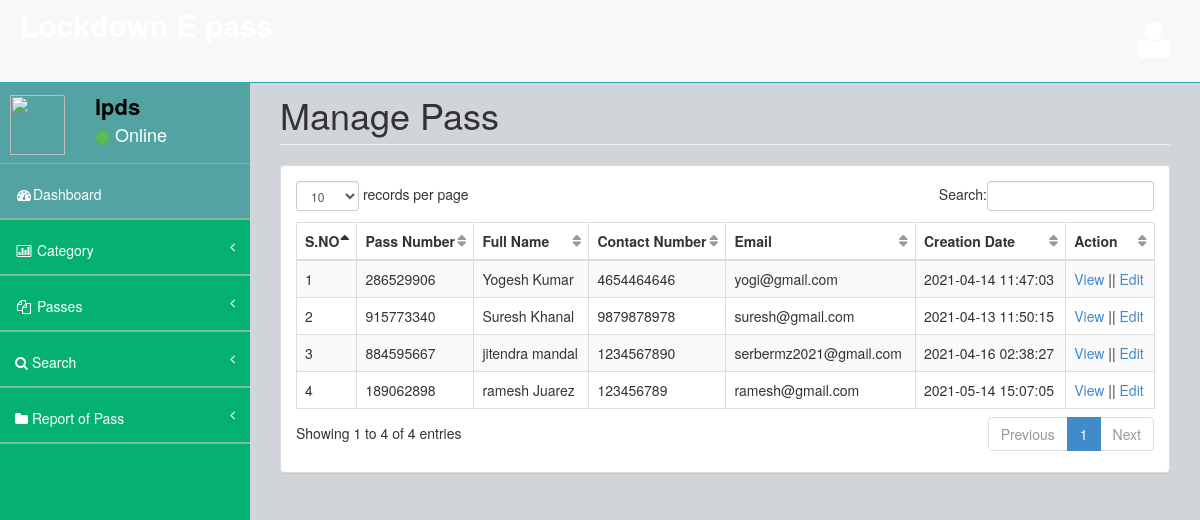
Page /admin/manage-pass.php (signed in) on the committed database.
### tables this page shows
CREATE TABLE `tblpass` (
    `ID` int(10) NOT NULL,
    `PassNumber` varchar(200) DEFAULT NULL,
    `FullName` varchar(200) DEFAULT NULL,
    `ContactNumber` bigint(10) DEFAULT NULL,
    `Email` varchar(200) DEFAULT NULL,
    `IdentityType` varchar(200) DEFAULT NULL,
    `IdentityCardno` varchar(200) DEFAULT NULL,
    `Category` varchar(100) DEFAULT NULL,
    `FromDate` varchar(200) DEFAULT NULL,
    `ToDate` varchar(200) DEFAULT NULL,
    `PasscreationDate` timestamp NULL DEFAULT current_timestamp()
  );

### admin/manage-pass.php (the view, shortened to what this page needs)
<?php
include('includes/dbconnection.php');
if (strlen($_SESSION['cpmsaid']==0)) {
  header('location:logout.php');
  } else{
  ?>
<!DOCTYPE html>
<html>
<head>
    <link href="assets/plugins/bootstrap/bootstrap.css" rel="stylesheet" />
    <link href="assets/font-awesome/css/font-awesome.css" rel="stylesheet" />
    <link href="assets/plugins/pace/pace-theme-big-counter.css" rel="stylesheet" />
  <link href="assets/css/style.css" rel="stylesheet" />
      <link href="assets/css/main-style.css" rel="stylesheet" />
    <link href="assets/plugins/dataTables/dataTables.bootstrap.css" rel="stylesheet" />
</head>
<body>
    <div id="wrapper">
       <?php include_once('includes/header.php');?>
        <?php include_once('includes/sidebar.php');?>
        <div id="page-wrapper">
            <div class="row">
                <div class="col-lg-12">
                    <h1 class="page-header">Manage Pass</h1>
                </div>
            </div>
            <div class="row">
                <div class="col-lg-12">
                    <div class="panel panel-default">
                        <div class="panel-body">
                            <div class="table-responsive">
                                <table class="table table-striped table-bordered table-hover" id="dataTables-example">
                                    <thead>
                                        <tr>
                                            <th>S.NO</th>
                                           <th>Pass Number</th>
                                            <th>Full Name</th>
                                            <th>Contact Number</th>
                                            <th>Email</th>
                                            <th>Creation Date</th>
                                            <th>Action</th>
                                        </tr>
                                    </thead>
                                    <tbody>
                                        <?php
$sql="SELECT * from tblpass";
$query = $dbh -> prepare($sql);
$query->execute();
$results=$query->fetchAll(PDO::FETCH_OBJ);
$cnt=1;
if($query->rowCount() > 0)
{
foreach($results as $row)
{               ?>
                                       <tr>
                  <td><?php echo htmlentities($cnt);?></td>
                  <td><?php  echo htmlentities($row->PassNumber);?></td>
                  <td><?php  echo htmlentities($row->FullName);?></td>
                  <td><?php  echo htmlentities($row->ContactNumber);?></td>
                  <td><?php  echo htmlentities($row->Email);?></td>
                  <td><?php  echo htmlentities($row->PasscreationDate);?></td>
                  <td><a href="view-pass-detail.php?viewid=<?php echo htmlentities ($row->ID);?>">View</a>  ||  <a href="edit-pass-detail.php?editid=<?php echo htmlentities ($row->ID);?>">Edit</a></td>
                </tr>
               <?php $cnt=$cnt+1;}} ?>
                                    </tbody>
                                </table>
                            </div>
                        </div>
                    </div>
                </div>
            </div>
        </div>
    </div>
</body>
</html>
<?php }  ?>

### admin/includes/sidebar.php (shortened to what this page needs)
<?php
include('includes/dbconnection.php');
?>
        <nav class="navbar-default navbar-static-side" role="navigation">
            <div class="sidebar-collapse">
                <ul class="nav" id="side-menu">
                    <li>
                        <div class="user-section">
                            <div class="user-section-inner">
                                <img src="assets/img/user.jpg" alt="">
                            </div>
                            <div class="user-info">
                                <?php
$aid=$_SESSION['cpmsaid'];
$sql="SELECT AdminName from  tbladmin where ID=:aid";
$query = $dbh -> prepare($sql);
$query->bindParam(':aid',$aid,PDO::PARAM_STR);
$query->execute();
$results=$query->fetchAll(PDO::FETCH_OBJ);
$cnt=1;
if($query->rowCount() > 0)
{
foreach($results as $row)
{               ?>
                                <div><strong><?php  echo $row->AdminName;?></strong></div>
                                <div class="user-text-online">
                                    <span class="user-circle-online btn btn-success btn-circle "></span>&nbsp;Online
                                </div>
                            </div>
                            <?php $cnt=$cnt+1;}} ?>
                        </div>
                    </li>
                    <li class="selected">
                        <a href="dashboard.php"><i class="fa fa-dashboard fa-fw"></i>Dashboard</a>
                    </li>
                    <li>
                        <a href="#"><i class="fa fa-bar-chart-o fa-fw"></i> Category<span class="fa arrow"></span></a>
                    </li>
                    <li>
                        <a href="#"><i class="fa fa-files-o fa-fw"></i> Passes<span class="fa arrow"></span></a>
                    </li>
                    <li>
                        <a href="search-pass.php"><i class="fa fa-search"></i>  Search<span class="fa arrow"></span></a>
                        </li>
                        <li>
                        <a href="pass-bwdates-report.php"><i class="fa fa-folder"></i>  Report of Pass<span class="fa arrow"></span></a>
                        </li>
                </ul>
            </div>
        </nav>

### admin/assets/css/style.css (style rules this page uses)
body { background-color: #f8f8f8; }
#wrapper { width: 100%; margin-top: 55px!important; background-color:#04B173; }
#page-wrapper { padding: 0 15px; min-height: 568px; background-color:rgb(209, 212, 216); }
.navbar-static-side ul li { border-bottom:1px solid #84B899 !important; }
.arrow { float: right; }
.fa.arrow:before { content: "\f104"; }
@media (min-width:768px) { .navbar-static-side { z-index: 1; position: absolute; width: 250px; } }
table.dataTable thead .sorting, table.dataTable thead .sorting_asc:after, table.dataTable thead .sorting_desc, table.dataTable thead .sorting_asc_disabled, table.dataTable thead .sorting_desc_disabled { background: transparent; }
table.dataTable thead .sorting_asc:after { content: "\f0de"; float: right; font-family: fontawesome; }
table.dataTable thead .sorting:after { content: "\f0dc"; float: right; font-family: fontawesome; color: rgba(50,50,50,.5); }
.btn-circle { width: 30px; height: 30px; padding: 6px 0; border-radius: 15px; text-align: center; font-size: 12px; line-height: 1.428571429; }

### admin/assets/css/main-style.css (style rules this page uses)
.user-section-inner { height: 65px; width: 65px; -moz-border-radius: 3px; -webkit-border-radius: 3px; border-radius: 3px; overflow: hidden; display: inline-block; float: left; margin-right: 15px; margin-top: 20px; }
.user-section-inner img { margin-left:10px; width:55px; height:60px; }
.user-info { display: block; color:#000!important; display: inline-block; padding: 15px; margin-bottom: 0px }
.user-text-online { font-size:18px; color:#fff }
.user-circle-online { width: 15px!important; height: 15px!important; }
.nav > li > a { padding: 20px 15px; }
#side-menu { background-color:#04B173; }
#side-menu a { color:#fff; border-bottom: 1px solid #84B899 !important; height: 55px; }
.selected { background-color:rgb(83, 163, 163); }
.navbar-default { border-color: #27A6BE; }
@media (min-width:768px) { #page-wrapper { position: inherit; margin: 0 0 0 250px; padding: 0 30px; min-height: 1000px; } }

### rows in the picture
tblpass: PassNumber "286529906", FullName "Yogesh Kumar", ContactNumber "4654464646", Email "yogi@gmail.com", PasscreationDate "2021-04-14 11:47:03"
tblpass: PassNumber "915773340", FullName "Suresh Khanal", ContactNumber "9879878978", Email "suresh@gmail.com", PasscreationDate "2021-04-13 11:50:15"
tblpass: PassNumber "884595667", FullName "jitendra mandal", ContactNumber "1234567890", Email "serbermz2021@gmail.com", PasscreationDate "2021-04-16 02:38:27"
tblpass: PassNumber "189062898", FullName "ramesh Juarez", ContactNumber "123456789", Email "ramesh@gmail.com", PasscreationDate "2021-05-14 15:07:05"

### other values in the picture
$row->AdminName "lpds"
